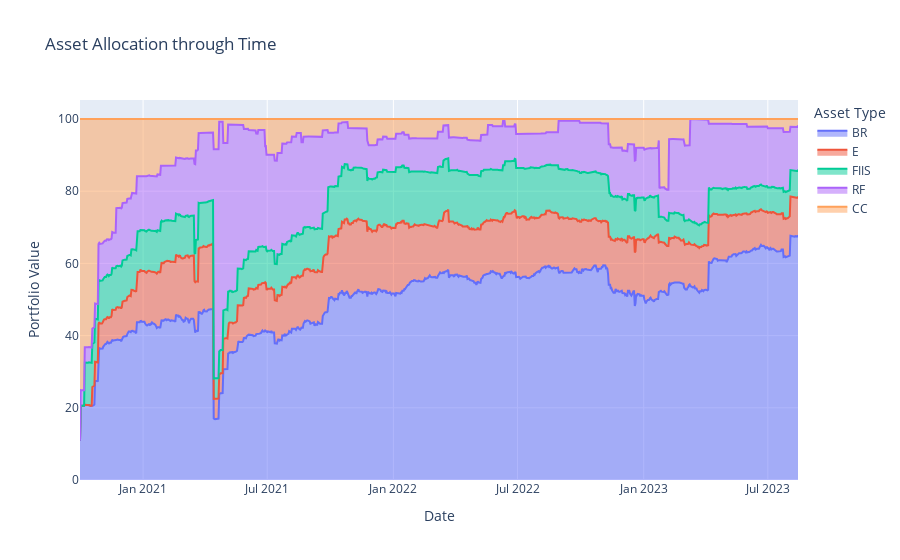

Notebook code cell kept with this figure:
### Markdown cell above
#### Asset Type Graph x Time

### Code cell
wallet.class_analysis(pct = True, out = True)

### Figure 1 — Plotly figure (JSON) as saved in the notebook; plotly's stock layout.template omitted (floating-point values rounded to 4 significant figures; data arrays with more than 128 entries replaced by an {"elided": "..."} marker saying what was removed)
{"data": [{"fillpattern": {"shape": ""}, "hovertemplate": "Asset Type=BR<br>Date=%{x}<br>Portfolio Value=%{y}<extra></extra>", "legendgroup": "BR", "line": {"color": "#636efa"}, "marker": {"symbol": "circle"}, "mode": "lines", "name": "BR", "orientation": "v", "showlegend": true, "stackgroup": "1", "type": "scatter", "x": {"elided": "1048 str values"}, "xaxis": "x", "y": {"elided": "1048 float values"}, "yaxis": "y"}, {"fillpattern": {"shape": ""}, "hovertemplate": "Asset Type=E<br>Date=%{x}<br>Portfolio Value=%{y}<extra></extra>", "legendgroup": "E", "line": {"color": "#EF553B"}, "marker": {"symbol": "circle"}, "mode": "lines", "name": "E", "orientation": "v", "showlegend": true, "stackgroup": "1", "type": "scatter", "x": {"elided": "1048 str values"}, "xaxis": "x", "y": {"elided": "1048 float values"}, "yaxis": "y"}, {"fillpattern": {"shape": ""}, "hovertemplate": "Asset Type=FIIS<br>Date=%{x}<br>Portfolio Value=%{y}<extra></extra>", "legendgroup": "FIIS", "line": {"color": "#00cc96"}, "marker": {"symbol": "circle"}, "mode": "lines", "name": "FIIS", "orientation": "v", "showlegend": true, "stackgroup": "1", "type": "scatter", "x": {"elided": "1048 str values"}, "xaxis": "x", "y": {"elided": "1048 float values"}, "yaxis": "y"}, {"fillpattern": {"shape": ""}, "hovertemplate": "Asset Type=RF<br>Date=%{x}<br>Portfolio Value=%{y}<extra></extra>", "legendgroup": "RF", "line": {"color": "#ab63fa"}, "marker": {"symbol": "circle"}, "mode": "lines", "name": "RF", "orientation": "v", "showlegend": true, "stackgroup": "1", "type": "scatter", "x": {"elided": "1048 str values"}, "xaxis": "x", "y": {"elided": "1048 float values"}, "yaxis": "y"}, {"fillpattern": {"shape": ""}, "hovertemplate": "Asset Type=CC<br>Date=%{x}<br>Portfolio Value=%{y}<extra></extra>", "legendgroup": "CC", "line": {"color": "#FFA15A"}, "marker": {"symbol": "circle"}, "mode": "lines", "name": "CC", "orientation": "v", "showlegend": true, "stackgroup": "1", "type": "scatter", "x": {"elided": "1048 str values"}, "xaxis": "x", "y": {"elided": "1048 float values"}, "yaxis": "y"}], "layout": {"legend": {"title": {"text": "Asset Type"}, "tracegroupgap": 0}, "title": {"text": "Asset Allocation through Time"}, "xaxis": {"anchor": "y", "domain": [0, 1], "title": {"text": "Date"}}, "yaxis": {"anchor": "x", "domain": [0, 1], "title": {"text": "Portfolio Value"}, "type": "linear"}}}
